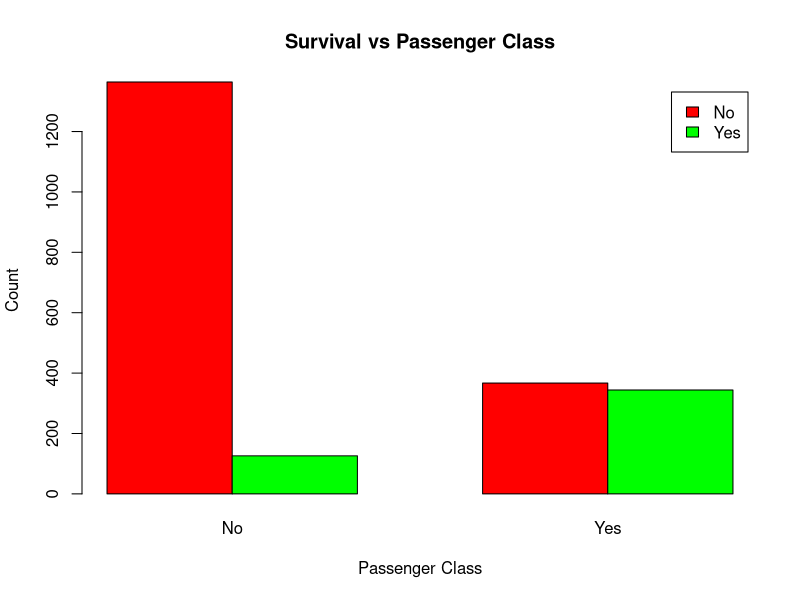

Source code (R): (Note: this script raises an error after producing the figure.)
data("Titanic")

print(Titanic)

barplot(
  margin.table(Titanic, c(2,4)),
  beside = TRUE,
  col = c("red","green"),
  legend = c("No","Yes"),
  main = "Survival vs Passenger Class",
  xlab = "Passenger Class",
  ylab = "Count"
)

barplot(
  margin.table(Titanic, c(2,1,4)),
  beside = TRUE,
  col = c("pink","lightblue"),
  legend = c("No","Yes"),
  main = "Survival by Gender"
)

Titanic_df <- as.data.frame(Titanic)

hist(
  Titanic_df$Freq,
  main = "Histogram of Titanic Frequency",
  xlab = "Frequency",
  col = "lightgreen"
)
